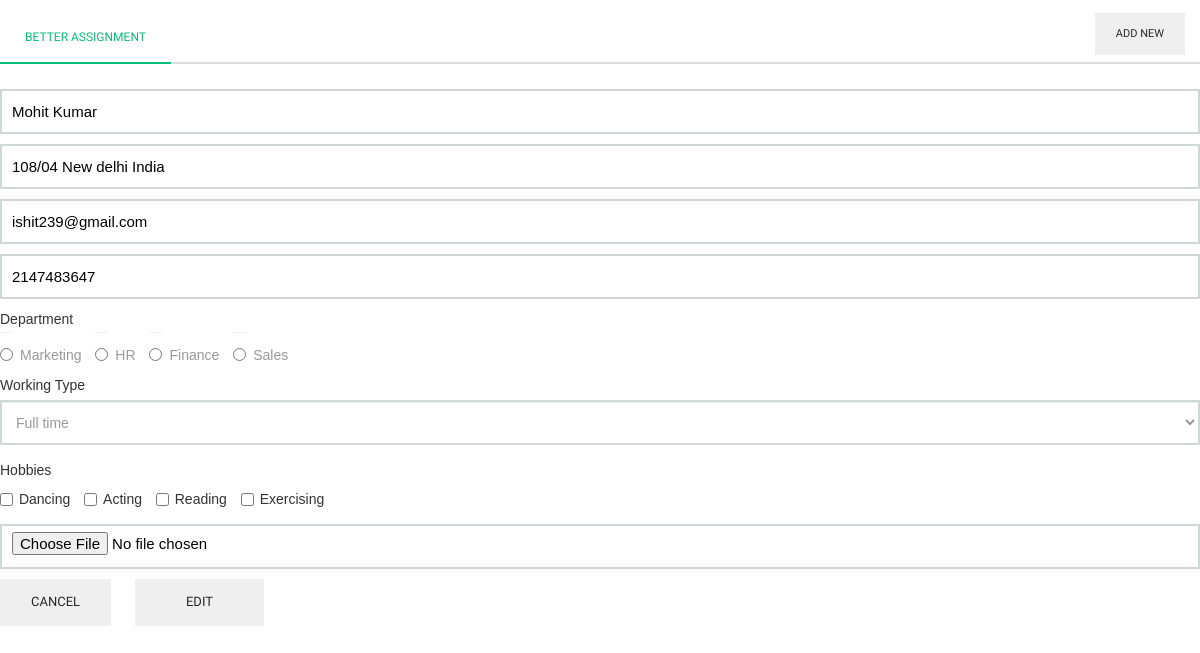
/edit_process.php?id=3, run on the app's committed database.
### tables this page shows
CREATE TABLE `tb_employee` (
  `id` int(11) NOT NULL,
  `name` varchar(445) NOT NULL,
  `adress` varchar(545) NOT NULL,
  `email` varchar(154) NOT NULL,
  `number` int(10) NOT NULL,
  `department` varchar(55) NOT NULL,
  `working` varchar(55) NOT NULL,
  `hobbies` varchar(55) NOT NULL
);

### edit_process.php (the view, shortened to what this page needs)
<?php
include('sidebar.php');
include('db_conn.php');
include('header.php');
if(isset($_GET['id']) && $_GET['id']!=''){
    $sql = "select * from tb_employee where id = {$_GET['id']}";
	$res = mysqli_query($conn,$sql) or die("Error in editing ".mysqli_error($conn));
    $resp = mysqli_fetch_assoc($res);
    extract($resp);
}
?>
<form action='' method='POST' id="stories_form" class="stories_form">
                    <div class="">
                      <div class="form-group">
                        <input type="text" placeholder="Name" name="name"  value = "<?= $name?>"class="form-control" required>
                      </div>
                      <div class="form-group">
                        <input type="text" placeholder="Address" name="adress" value = "<?= $adress?>" class="form-control" required>
                      </div>
                      <div class="form-group">
                        <input type="text" placeholder="Email" name="email" value = "<?= $email?>" class="form-control" required>
                      </div>
                      <div class="form-group">
                        <input type="text" placeholder="Phone Number" name="number" value = "<?= $number?>" class="form-control" required>
                      </div>
                      <div class="form-group">
                        <label>Department</label>
                        <div class="radio-bnt-new-box">
                          <label class="radio-inline">
                            <input type="radio" name="department" value="Marketing">
                            Marketing </label>
                          <label class="radio-inline">
                            <input type="radio" name="department" value="HR">
                            HR </label>
                          <label class="radio-inline">
                            <input type="radio" name="department" value="Finance">
                            Finance </label>
                          <label class="radio-inline">
                            <input type="radio" name="department" value="Sales">
                            Sales </label>
                        </div>
                      </div>
                      <div class="form-group">
                        <label>Working Type</label>
                        <select name="working" id="Working Type">
                          <option value="Full time">Full time</option>
                        </select>
                      </div>
                      <label>Hobbies</label>
                      <div class="form-group checkbox-box">
                        <input type="checkbox" name="hobbies" id="veg1" value="Dancing" onclick="return">
                        <label for="veg1">Dancing</label>
                        <input type="checkbox" name="hobbies" id="veg2" value="onion" onclick="return ValidateSelection();">
                        <label for="veg2">Acting</label>
                        <input type="checkbox" name="hobbies" id="veg3" value="lettuce" onclick="return ValidateSelection();">
                        <label for="veg3">Reading</label>
                        <input type="checkbox" name="hobbies" id="hobbies" value="capsicum">
                        <label for="veg4">Exercising</label>
                      </div>
                      <div class="form-group">
                        <input type="file" placeholder="Image Name" id="Imagepath" name="file" class="form-control">
                      </div>
                      <div class="form-group">
                        <button data-dismiss="modal" class="cancel-bnt" type="button">Cancel</button>
                        <input class="save-bnt" value="edit" name="edit" title="Submit" style="cursor:pointer;" align="absmiddle" type="submit">
                      </div>
                    </div>
                  </form>

### data on the page
tb_employee: name "Mohit Kumar", adress "108/04 New delhi India", email "ishit239@gmail.com", number "2147483647"
